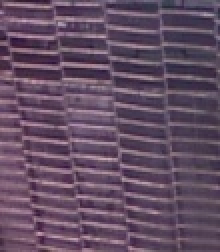
#> input picture picture_1.jpg, 110 x 126 px (shown 2 times larger)
$ python contrast.py
#> lines starting #> are read from the running program, lines starting #| are printed output that depends on the picture
import cv2
import numpy as np
import matplotlib.pyplot as plt
from skimage import exposure
from skimage.filters import unsharp_mask

# Đọc ảnh đầu vào (chuyển sang ảnh xám)
img = cv2.imread('picture_1.jpg', 0)  # Thay 'input.jpg' bằng đường dẫn ảnh của bạn
#> img: shape (126, 110); min 28, max 182, mean 86.9


# 1. Cân bằng biểu đồ (HE)
def histogram_equalization(img):
    return cv2.equalizeHist(img)


# 2. Adaptive Histogram Equalization (AHE)
def adaptive_histogram_equalization(img, clip_limit=2.0, grid_size=(8, 8)):
#> called with clip_limit = 2, grid_size = (8, 8)
    clahe = cv2.createCLAHE(clipLimit=clip_limit, tileGridSize=grid_size)
    return clahe.apply(img)
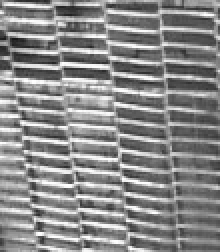
#> returned value: shape (126, 110) (shown 2 times larger); min 23, max 255, mean 136


# 3. CLAHE (giới hạn tương phản)
# Đã implement ở phương pháp 2 với tham số clip_limit

# 4. Hiệu chỉnh Gamma
def gamma_correction(img, gamma=1.0):
#> called with gamma = 0.5
    inv_gamma = 1.0 / gamma
#> inv_gamma = 2
    table = np.array([((i / 255.0) ** inv_gamma) * 255 for i in np.arange(0, 256)]).astype("uint8")
#> table = 256 values from 0 to 255
    return cv2.LUT(img, table)
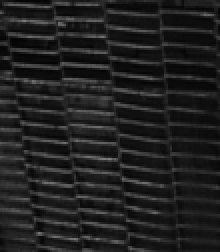
#> returned value: shape (126, 110) (shown 2 times larger); min 3, max 129, mean 32


# 5. Giãn tương phản (Contrast Stretching)
def contrast_stretching(img):
    p2, p98 = np.percentile(img, (2, 98))
#> p2 = 47; p98 = 150
    return exposure.rescale_intensity(img, in_range=(p2, p98))
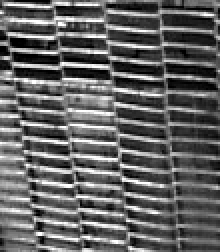
#> returned value: shape (126, 110) (shown 2 times larger); min 0, max 255, mean 98.1


# 6. Logarithmic/Exponential Transform
def logarithmic_transform(img):
    return np.array(255 * (np.log(img + 1) / np.log(np.max(img + 1))), dtype=np.uint8)


def exponential_transform(img):
    return np.array(255 * (img ** 0.5 / np.max(img ** 0.5)), dtype=np.uint8)


# 7. S-Curve Adjustment
def s_curve_adjustment(img):
    x = np.linspace(0, 1, 256)
#> x = 256 values from 0 to 1
    s_curve = 0.5 * np.sin(1.5 * np.pi * (x - 0.5)) + 0.5
#> s_curve = 256 values, max 1 at index 212, min 2.13e-05 at index 42, mean 0.5
    s_curve = (s_curve - s_curve.min()) / (s_curve.max() - s_curve.min())
#> s_curve = 256 values, max 1 at index 212, min 0 at index 42, mean 0.5
    return cv2.LUT(img, (s_curve * 255).astype(np.uint8))
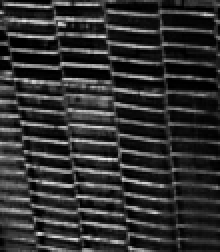
#> returned value: shape (126, 110) (shown 2 times larger); min 0, max 235, mean 48.9


# 8. Unsharp Masking
def unsharp_masking(img, radius=5, amount=2):
#> called with radius = 5, amount = 2
    return unsharp_mask(img, radius=radius, amount=amount, channel_axis=False)
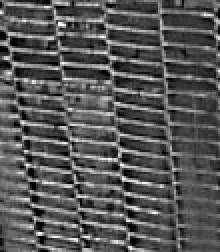
#> returned value: shape (126, 110) float64 (shown 2 times larger); min 0, max 1, mean 0.341


# 9. Retinex (Simplified McCann99)
def retinex(img, sigma=50):
#> called with sigma = 50
    img = img.astype(np.float32) + 1.0
    log_img = np.log(img)
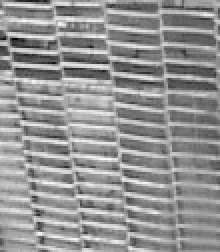
#> log_img: shape (126, 110) float32 (shown 2 times larger); min 3.37, max 5.21, mean 4.43; drawn with min black and max white
    log_illumination = cv2.GaussianBlur(log_img, (0, 0), sigma)
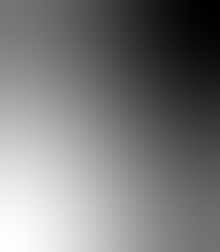
#> log_illumination: shape (126, 110) float32 (shown 2 times larger); min 4.37, max 4.49, mean 4.43; drawn with min black and max white
    retinex_output = log_img - log_illumination
    return cv2.normalize(retinex_output, None, 0, 255, cv2.NORM_MINMAX).astype(np.uint8)


# 10. Homomorphic Filtering
# [51 lines left out: functions homomorphic_filter, multi_scale_enhancement, not called in this run]


# 12. Machine Learning (Ví dụ với Autoencoder đơn giản)
# Yêu cầu thư viện Keras/TensorFlow
"""
from keras.layers import Input, Conv2D
from keras.models import Model

def build_simple_autoencoder():
    inputs = Input(shape=(None, None, 1))
    x = Conv2D(16, (3,3), activation='relu', padding='same')(inputs)
    x = Conv2D(1, (3,3), activation='sigmoid', padding='same')(x)
    model = Model(inputs, x)
    model.compile(optimizer='adam', loss='mse')
    return model

# Huấn luyện mô hình trên tập dữ liệu ảnh của bạn trước khi sử dụng
"""


# 13. Điều chỉnh không gian màu (Ví dụ với HSV)
# [12 lines left out: functions color_space_adjustment, morphological_contrast, not called in this run]


# 15. Histogram Specification
def histogram_matching(img, reference_img):
    return exposure.match_histograms(img, reference_img)


# Hiển thị kết quả
methods = {
    'Original': img,
    'HE': histogram_equalization(img),
    'CLAHE': adaptive_histogram_equalization(img),
    'Gamma 0.5': gamma_correction(img, 0.5),
    'Contrast Stretching': contrast_stretching(img),
    'S-Curve': s_curve_adjustment(img),
    'Unsharp Masking': unsharp_masking(img),
    'Retinex': retinex(img),
}

plt.figure(figsize=(20, 10))
for i, (title, result) in enumerate(methods.items()):
    plt.subplot(2, 4, i + 1)
    plt.imshow(result, cmap='gray')
    plt.title(title)
    plt.axis('off')
#> this loop made 8 passes
#> title on passes 1 to 8: 'Original', 'HE', 'CLAHE', 'Gamma 0.5', 'Contrast Stretching', 'S-Curve', 'Unsharp Masking', 'Retinex'
plt.tight_layout()
plt.show()

$ run again, with picture_3.jpg copied over picture_1.jpg
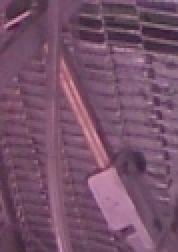
#> input picture picture_3.jpg, 89 x 126 px (shown 2 times larger)
#> inv_gamma = 2
#> table = 256 values from 0 to 255
#> p2 = 55; p98 = 151
#> in contrast_stretching, `return exposure.rescale_intensity(img, in_range=(p2, p98))`:
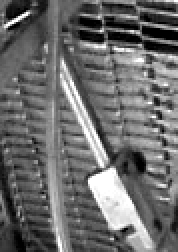
#> returned value: shape (126, 89) (shown 2 times larger); min 0, max 255, mean 107.5
#> x = 256 values from 0 to 1
#> in s_curve_adjustment, `s_curve = 0.5 * np.sin(1.5 * np.pi * (x - 0.5)) + 0.5`: s_curve = 256 values, max 1 at index 212, min 2.13e-05 at index 42, mean 0.5
#> in s_curve_adjustment, `s_curve = (s_curve - s_curve.min()) / (s_curve.max() - s_curve.min())`: s_curve = 256 values, max 1 at index 212, min 0 at index 42, mean 0.5
#> in retinex, `log_illumination = cv2.GaussianBlur(log_img, (0, 0), sigma)`:
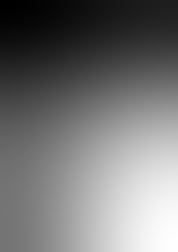
#> log_illumination: shape (126, 89) float32 (shown 2 times larger); min 4.52, max 4.58, mean 4.55; drawn with min black and max white
#> the loop `for i, (title, result) in enumerate(methods.items()):` made 8 passes
#> title on passes 1 to 8: 'Original', 'HE', 'CLAHE', 'Gamma 0.5', 'Contrast Stretching', 'S-Curve', 'Unsharp Masking', 'Retinex'
